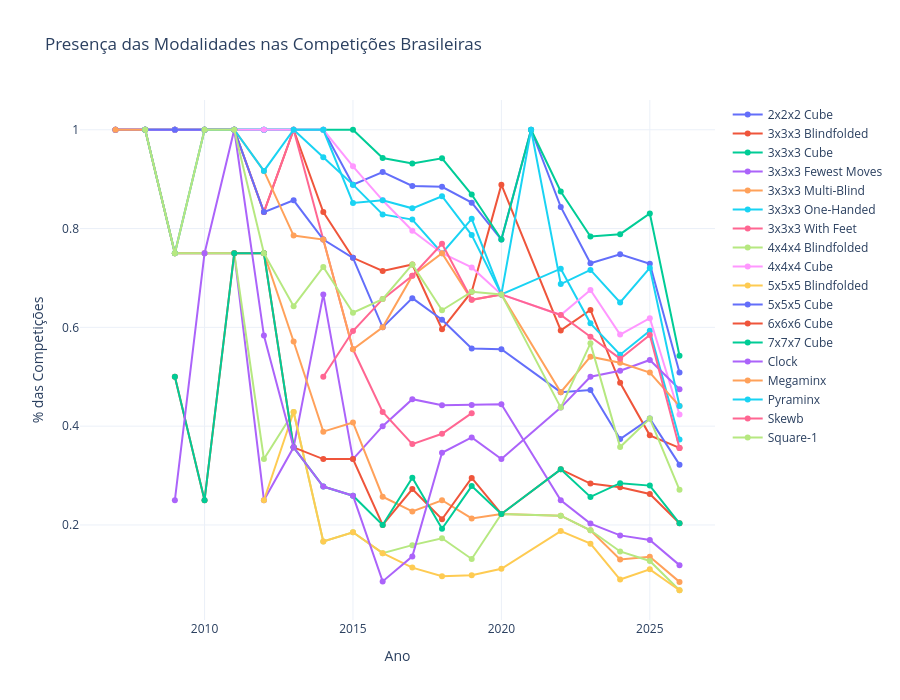

The notebook cell saved with this chart:
### Code cell
fig_percentage = plot_event_presence_pct(df_final)
fig_percentage
